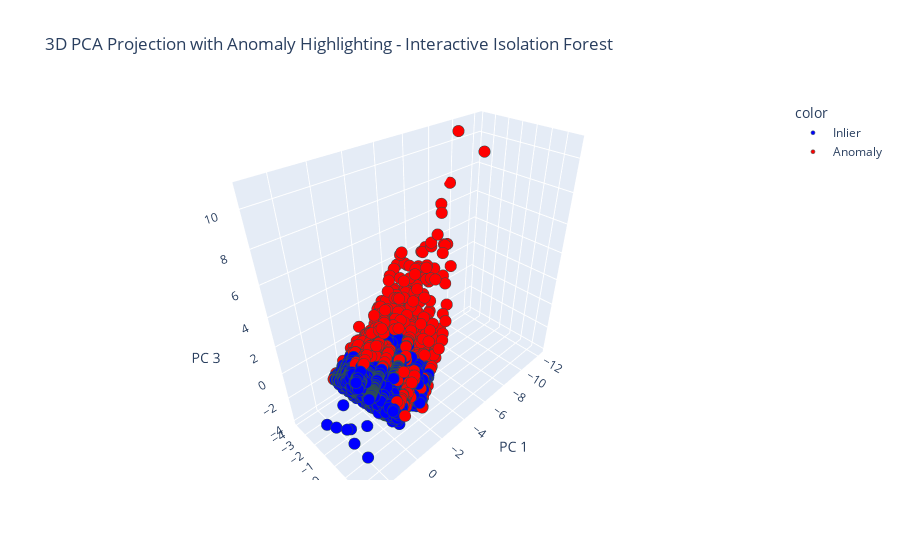

This figure's notebook cell:
### Code cell
import plotly.express as px


labels = ['Inlier' if lab == 1 else 'Anomaly' for lab in flagged]
color_map = {'Inlier': 'blue', 'Anomaly': 'red'}

# Interactive 3D scatter plot
fig = px.scatter_3d(
    x=feature_pca3[:, 0],
    y=feature_pca3[:, 1],
    z=feature_pca3[:, 2],
    color=labels,
    color_discrete_map=color_map,
    title='3D PCA Projection with Anomaly Highlighting - Interactive Isolation Forest',
    labels={'x': 'PC 1', 'y': 'PC 2', 'z': 'PC 3'}
)
fig.update_traces(marker=dict(size=4, line=dict(width=0.5, color='DarkSlateGrey')))
fig.show()

### Figure 1 — Plotly figure (JSON) as saved in the notebook; plotly's stock layout.template omitted (floating-point values rounded to 4 significant figures; data arrays with more than 128 entries replaced by an {"elided": "..."} marker saying what was removed)
{"data": [{"hovertemplate": "color=Inlier<br>PC 1=%{x}<br>PC 2=%{y}<br>PC 3=%{z}<extra></extra>", "legendgroup": "Inlier", "marker": {"color": "blue", "line": {"color": "DarkSlateGrey", "width": 0.5}, "size": 4, "symbol": "circle"}, "mode": "markers", "name": "Inlier", "scene": "scene", "showlegend": true, "type": "scatter3d", "x": {"elided": "13074 float values"}, "y": {"elided": "13074 float values"}, "z": {"elided": "13074 float values"}}, {"hovertemplate": "color=Anomaly<br>PC 1=%{x}<br>PC 2=%{y}<br>PC 3=%{z}<extra></extra>", "legendgroup": "Anomaly", "marker": {"color": "red", "line": {"color": "DarkSlateGrey", "width": 0.5}, "size": 4, "symbol": "circle"}, "mode": "markers", "name": "Anomaly", "scene": "scene", "showlegend": true, "type": "scatter3d", "x": {"elided": "689 float values"}, "y": {"elided": "689 float values"}, "z": {"elided": "689 float values"}}], "layout": {"legend": {"title": {"text": "color"}, "tracegroupgap": 0}, "scene": {"domain": {"x": [0, 1], "y": [0, 1]}, "xaxis": {"title": {"text": "PC 1"}}, "yaxis": {"title": {"text": "PC 2"}}, "zaxis": {"title": {"text": "PC 3"}}}, "title": {"text": "3D PCA Projection with Anomaly Highlighting - Interactive Isolation Forest"}}}
